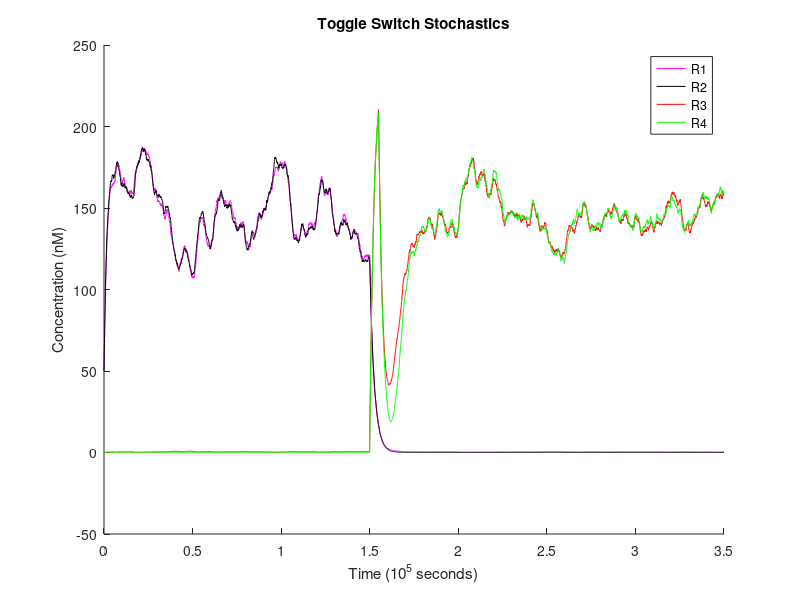
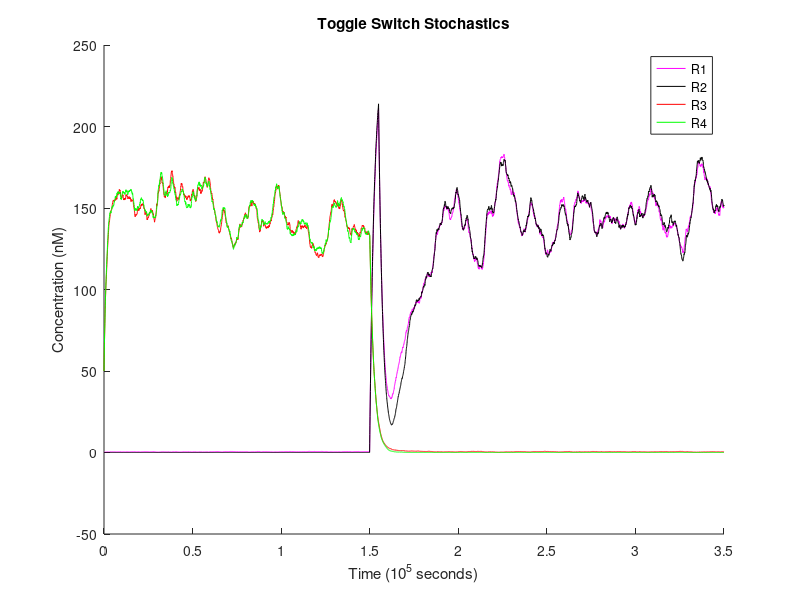
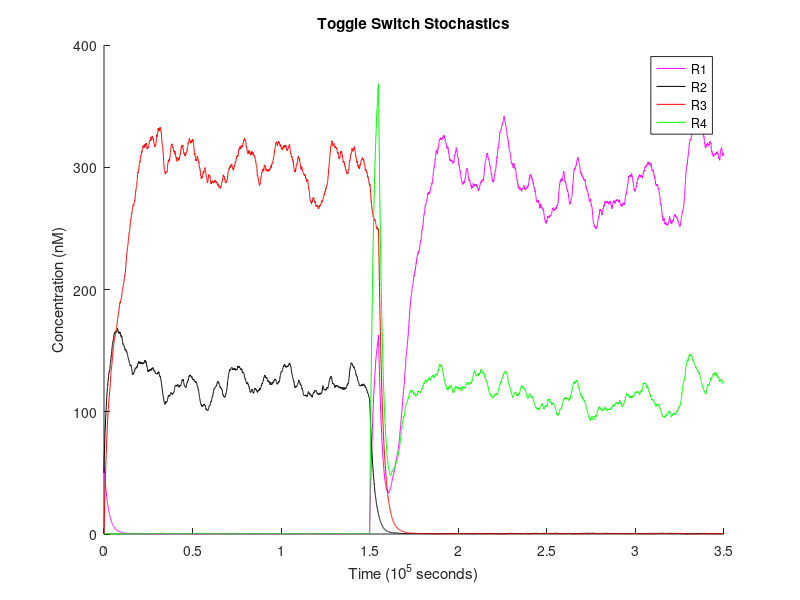
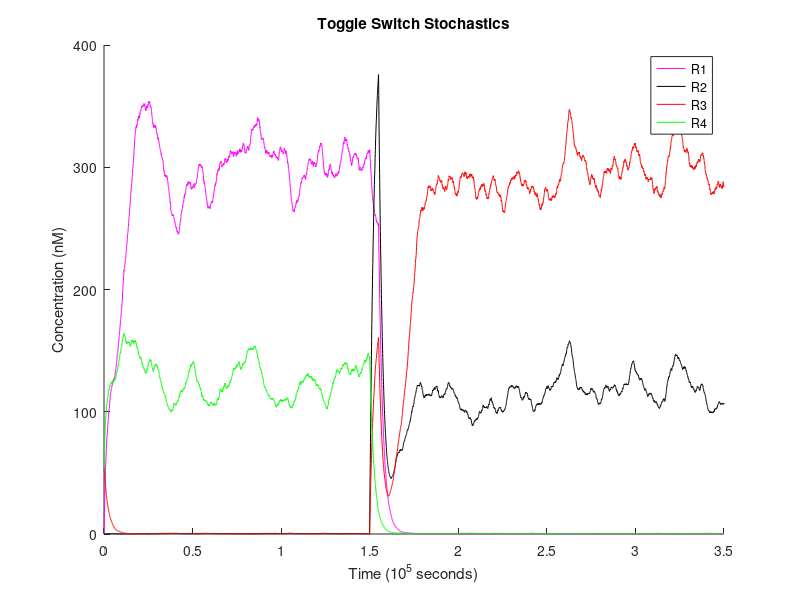

These figures' MATLAB source, in order:
% ============================== OCTAVE SETUP ==================================
    clear;
    format long;


% ========================== MODEL REACTION RATES ==============================

    % translation rates (1/s)
    Kt_R1 = 6e-4;
    Kt_R2 = 6e-4;
    Kt_R3 = 6e-4;
    Kt_R4 = 6e-4;

    % mRNA degradation rates (1/s)
    Kd_mR1P1 = 2.5e-3;
    Kd_mR4P1 = 2.5e-3;
    Kd_mR2P2 = 2.5e-3;
    Kd_mR3P2 = 2.5e-3;
    Kd_mR1P3 = 2.5e-3;
    Kd_mR2P4 = 2.5e-3;
    Kd_mR3P5 = 2.5e-3;
    Kd_mR4P6 = 2.5e-3;

    % protein degradation rates (1/s)
    Kd_R1 = 4e-4;
    Kd_R2 = 4e-4;
    Kd_R3 = 4e-4;
    Kd_R4 = 4e-4;

    % maximum/unrepressed transcription rates (M/s)
    Kb_P1 = 4e-10;
    Kb_P2 = 4e-10;
    Kb_P3 = 4e-10;
    Kb_P4 = 4e-10;
    Kb_P5 = 4e-10;
    Kb_P6 = 4e-10;

    % Hill coefficients (scalar)
    Na_P1 = 1.3;
    Na_P2 = 1.3;
    Nr_R2P1 = 1.3;
    Nr_R4P2 = 1.3;
    Nr_R3P3 = 1.3;
    Nr_R3P4 = 1.3;
    Nr_R4P4 = 1.3;
    Nr_R1P5 = 1.3;
    Nr_R1P6 = 1.3;
    Nr_R2P6 = 1.3;

    % Hill activation constants (M)
    Ka_P1 = 2e-8;
    Ka_P2 = 2e-8;

    % Hill repression constants (M)
    Kr_R2P1 = 6e-10;
    Kr_R4P2 = 6e-10;
    Kr_R3P3 = 6e-10;
    Kr_R3P4 = 6e-10;
    Kr_R4P4 = 6e-10;
    Kr_R1P5 = 6e-10;
    Kr_R1P6 = 6e-10;
    Kr_R2P6 = 6e-10;


% ============================ INPUT PARAMETERS ================================

    % time settings
    dt = 60;                     % 1 minute timesteps
    simulation = 0 : dt : 3.5e5; % simulation length control

    % input vector
    Is = zeros(1, length(simulation));

    % reaction initial conditions for each run
    multiI   = 1e-9 * [0.1, 0.1, 50, 50]; % constant input
    multiR12 = 1e-9 * [50 , 0  , 50, 0 ];
    multiR34 = 1e-9 * [0  , 50 , 0 , 50];

    % trigger hold & release times
    t_hold = 1.5e5 / dt;
    t_release = 1.55e5 / dt;

    % induced decrease in repressor binding affinity used to trigger the switch
    switch_trigger = 6e-10 - 4e-6;

    % save original Hill repression constants
    Kr_R2P1_ori = Kr_R2P1;
    Kr_R4P2_ori = Kr_R4P2;
    Kr_R3P3_ori = Kr_R3P3;
    Kr_R3P4_ori = Kr_R3P4;
    Kr_R4P4_ori = Kr_R4P4;
    Kr_R1P5_ori = Kr_R1P5;
    Kr_R1P6_ori = Kr_R1P6;
    Kr_R2P6_ori = Kr_R2P6;


% ================================ MULTISIM ====================================

    % precompute loop invariants and reduced coefficients
    a1 = Kt_R1 * Kb_P1 / Kd_mR1P1;
    a2 = Kt_R1 * Kb_P3 / Kd_mR1P3;
    b1 = Kt_R2 * Kb_P2 / Kd_mR2P2;
    b2 = Kt_R2 * Kb_P4 / Kd_mR2P4;
    c1 = Kt_R3 * Kb_P2 / Kd_mR3P2;
    c2 = Kt_R3 * Kb_P5 / Kd_mR3P5;
    d1 = Kt_R4 * Kb_P1 / Kd_mR4P1;
    d2 = Kt_R4 * Kb_P6 / Kd_mR4P6;
    V = 1e9;
    iSqrtV = 1 / sqrt(V);

    % abstractions for activation & repression Hill-function
    function y = Ha(X, n, K)
        Xn = X^n;
        y = Xn / (K^n + Xn);
    endfunction
    function y = Hr(X, n, K)
        y = 1 / (1 + (X/K)^n);
    endfunction

    % for each set of parameters, make a simulation run and display its results
    for sim = 1 : length(multiI)

        % set initial state concentrations
        Is(:) = multiI(sim);
        R1 = multiR12(sim);
        R2 = multiR12(sim);
        R3 = multiR34(sim);
        R4 = multiR34(sim);

        % preallocate arrays to store concentrations over time
        R1s = zeros(1, length(simulation));
        R2s = zeros(1, length(simulation));
        R3s = zeros(1, length(simulation));
        R4s = zeros(1, length(simulation));

        % generate Gaussian noise with zero mean and variance one
        random_seed = 73544911520192
        randn('seed', random_seed);
        noise_scaling = 1/55;
        noise_a1 = randn(length(simulation), 1) * noise_scaling;
        noise_a2 = randn(length(simulation), 1) * noise_scaling;
        noise_a3 = randn(length(simulation), 1) * noise_scaling;
        noise_b1 = randn(length(simulation), 1) * noise_scaling;
        noise_b2 = randn(length(simulation), 1) * noise_scaling;
        noise_b3 = randn(length(simulation), 1) * noise_scaling;
        noise_c1 = randn(length(simulation), 1) * noise_scaling;
        noise_c2 = randn(length(simulation), 1) * noise_scaling;
        noise_c3 = randn(length(simulation), 1) * noise_scaling;
        noise_d1 = randn(length(simulation), 1) * noise_scaling;
        noise_d2 = randn(length(simulation), 1) * noise_scaling;
        noise_d3 = randn(length(simulation), 1) * noise_scaling;

        % actual simulation
        for t = 1 : length(simulation)

            % store current state
            R1s(t) = R1;
            R2s(t) = R2;
            R3s(t) = R3;
            R4s(t) = R4;

            % change binding following hold or release of switch trigger
            if t >= t_hold && t <= t_release
                if sim == 1 || sim == 3
                    Kr_R1P5 = Kr_R1P5_ori + switch_trigger;
                    Kr_R1P6 = Kr_R1P6_ori + switch_trigger;
                    Kr_R2P1 = Kr_R2P1_ori + switch_trigger;
                    Kr_R2P6 = Kr_R2P6_ori + switch_trigger;
                elseif sim == 2 || sim == 4
                    Kr_R3P3 = Kr_R3P3_ori + switch_trigger;
                    Kr_R3P4 = Kr_R3P4_ori + switch_trigger;
                    Kr_R4P2 = Kr_R4P2_ori + switch_trigger;
                    Kr_R4P4 = Kr_R4P4_ori + switch_trigger;
                endif
            else
                Kr_R2P1 = Kr_R2P1_ori;
                Kr_R4P2 = Kr_R4P2_ori;
                Kr_R3P3 = Kr_R3P3_ori;
                Kr_R3P4 = Kr_R3P4_ori;
                Kr_R4P4 = Kr_R4P4_ori;
                Kr_R1P5 = Kr_R1P5_ori;
                Kr_R1P6 = Kr_R1P6_ori;
                Kr_R2P6 = Kr_R2P6_ori;
            endif

            % common subexpression optimization (used below)
            activationP1 = Ha(Is(t), Na_P1, Ka_P1);
            repressionP1 = Hr(R2, Nr_R2P1, Kr_R2P1);
            activationP2 = Ha(Is(t), Na_P2, Ka_P2);
            repressionP2 = Hr(R4, Nr_R4P2, Kr_R4P2);
            a1_prime = a1 * activationP1 * repressionP1;
            a2_prime = a2 * Hr(R3, Nr_R3P3, Kr_R3P3);
            a3_prime = Kd_R1 * R1;
            b1_prime = b1 * activationP2 * repressionP2;
            b2_prime = b2 * Hr(R3, Nr_R3P4, Kr_R3P4) * Hr(R4, Nr_R4P4, Kr_R4P4);
            b3_prime = Kd_R2 * R2;
            c1_prime = c1 * activationP2 * repressionP2;
            c2_prime = c2 * Hr(R1, Nr_R1P5, Kr_R1P5);
            c3_prime = Kd_R3 * R3;
            d1_prime = d1 * activationP1 * repressionP1;
            d2_prime = d2 * Hr(R1, Nr_R1P6, Kr_R1P6) * Hr(R2, Nr_R2P6, Kr_R2P6);
            d3_prime = Kd_R4 * R4;

            % compute variation
            dR1dt = a1_prime + a2_prime - a3_prime + iSqrtV*(sqrt(a1_prime)*noise_a1(t) + sqrt(a2_prime)*noise_a2(t) - sqrt(a3_prime)*noise_a3(t));
            dR2dt = b1_prime + b2_prime - b3_prime + iSqrtV*(sqrt(b1_prime)*noise_b1(t) + sqrt(b2_prime)*noise_b2(t) - sqrt(b3_prime)*noise_b3(t));
            dR3dt = c1_prime + c2_prime - c3_prime + iSqrtV*(sqrt(c1_prime)*noise_c1(t) + sqrt(c2_prime)*noise_c2(t) - sqrt(c3_prime)*noise_c3(t));
            dR4dt = d1_prime + d2_prime - d3_prime + iSqrtV*(sqrt(d1_prime)*noise_d1(t) + sqrt(d2_prime)*noise_d2(t) - sqrt(d3_prime)*noise_d3(t));

            % apply state changes
            R1 += dR1dt * dt;
            R2 += dR2dt * dt;
            R3 += dR3dt * dt;
            R4 += dR4dt * dt;

        endfor

        figure(sim); % plot each graphic separately
        hold on;

        % scale data for easier visualization
        timescale = 1e5;
        quantscale = 1e-9;
        x = simulation / timescale;
        yR1 = R1s / quantscale;
        yR2 = R2s / quantscale;
        yR3 = R3s / quantscale;
        yR4 = R4s / quantscale;

        % plot results
        plot(x,yR1,'-m;R1;', x,yR2,'-k;R2;', x,yR3,'-r;R3;', x,yR4,'-g;R4;');
        xlabel("Time (10^5 seconds)");
        ylabel("Concentration (nM)");
        title("Toggle Switch Stochastics");

        hold off;
        print(sim, strcat('stochastic-switch-', num2str(sim), '.pdf')); % put in the folder the script is run from

    endfor
